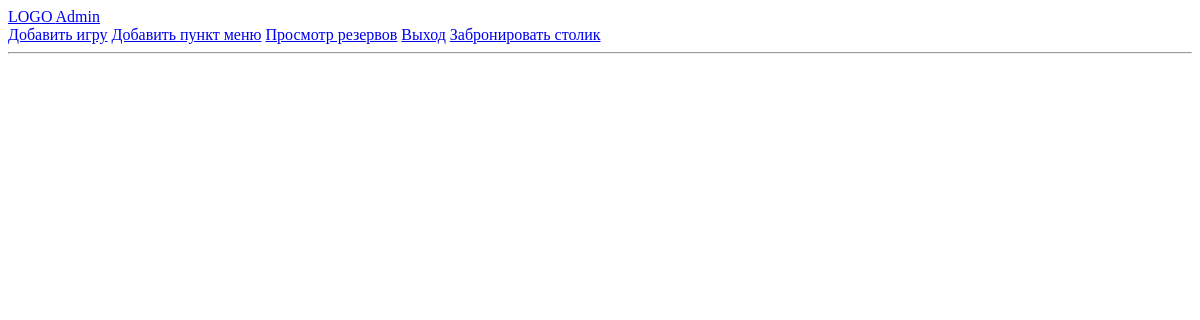
/menu (signed in), run on an earlier commit of the app's database.
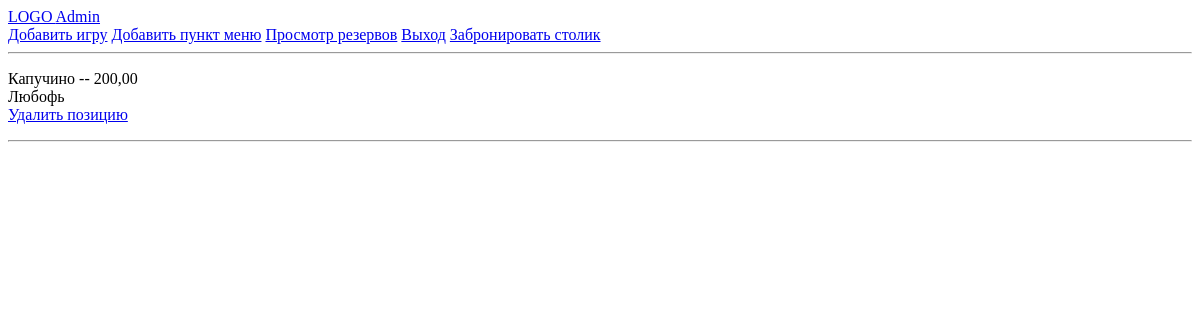
And on a later commit of the database.
### base/models.py (models this page shows, shortened)
class MenuModel(models.Model):
    product_name = models.CharField(max_length=200, null=True)
    price = MoneyField(max_digits=14, default_currency='RUB')
    bio = models.TextField(null=True, blank=True)

### base/views.py (the view)
# urls.py: path('menu', views.menuPage , name='menu'),
def menuPage(request):
    products = MenuModel.objects.all()
    context = {
        'products': products
    }
    return render(request, 'base/menu.html', context)

### base/templates/base/menu.html
{% extends 'base.html' %}
{% block content %}
    {% for product in products %}
    <p>{{ product.product_name }} -- {{ product.price }} <br>
        {{ product.bio }} <br>
        {% if request.user.is_staff %}
            <a href="{% url 'delete_product' product.id %}">Удалить позицию</a>
        {% endif %}
        <hr>
    </p>
    {% endfor %}
{% endblock %}

What changed in the data, as far as the page shows it:
added MenuModel: product_name "Капучино", price "200,00", bio "Любофь"
